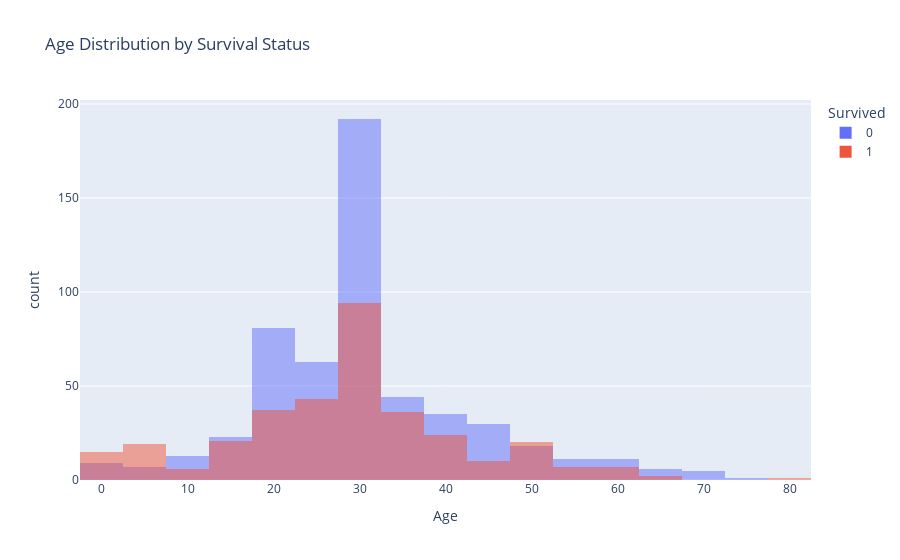

The notebook cell saved with this chart:
### Code cell
# fig = px.histogram(df, x ="Age", nbins=20,title= "Age Distribution of Passengers", 
#  color_discrete_sequence=["purple"])
fig = px.histogram(df, x="Age", color="Survived", barmode="overlay",
                   nbins=20, title="Age Distribution by Survival Status")
fig.show()

### Figure 1 — Plotly figure (JSON) as saved in the notebook; plotly's stock layout.template omitted (floating-point values rounded to 4 significant figures; data arrays with more than 128 entries replaced by an {"elided": "..."} marker saying what was removed)
{"data": [{"bingroup": "x", "hovertemplate": "Survived=0<br>Age=%{x}<br>count=%{y}<extra></extra>", "legendgroup": "0", "marker": {"color": "#636efa", "opacity": 0.5, "pattern": {"shape": ""}}, "name": "0", "nbinsx": 20, "orientation": "v", "showlegend": true, "type": "histogram", "x": {"elided": "549 float values"}, "xaxis": "x", "yaxis": "y"}, {"bingroup": "x", "hovertemplate": "Survived=1<br>Age=%{x}<br>count=%{y}<extra></extra>", "legendgroup": "1", "marker": {"color": "#EF553B", "opacity": 0.5, "pattern": {"shape": ""}}, "name": "1", "nbinsx": 20, "orientation": "v", "showlegend": true, "type": "histogram", "x": {"elided": "342 float values"}, "xaxis": "x", "yaxis": "y"}], "layout": {"barmode": "overlay", "legend": {"title": {"text": "Survived"}, "tracegroupgap": 0}, "title": {"text": "Age Distribution by Survival Status"}, "xaxis": {"anchor": "y", "domain": [0, 1], "title": {"text": "Age"}}, "yaxis": {"anchor": "x", "domain": [0, 1], "title": {"text": "count"}}}}
